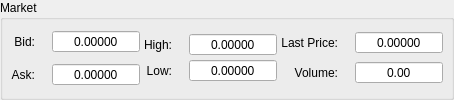
      <widget class="QGroupBox" name="marketGroupBox">
       <property name="sizePolicy">
        <sizepolicy hsizetype="Maximum" vsizetype="Maximum">
         <horstretch>0</horstretch>
         <verstretch>0</verstretch>
        </sizepolicy>
       </property>
       <property name="accessibleName">
        <string>MARKET_GROUPBOX</string>
       </property>
       <property name="accessibleDescription">
        <string>FIXED</string>
       </property>
       <property name="title">
        <string>Market</string>
       </property>
       <layout class="QGridLayout" name="gridLayout_11">
        <property name="leftMargin">
         <number>8</number>
        </property>
        <property name="topMargin">
         <number>6</number>
        </property>
        <property name="rightMargin">
         <number>8</number>
        </property>
        <property name="bottomMargin">
         <number>6</number>
        </property>
        <property name="horizontalSpacing">
         <number>4</number>
        </property>
        <property name="verticalSpacing">
         <number>6</number>
        </property>
        <item row="0" column="3">
         <widget class="QLabel" name="usdLabel2">
          <property name="sizePolicy">
           <sizepolicy hsizetype="Maximum" vsizetype="Preferred">
            <horstretch>0</horstretch>
            <verstretch>0</verstretch>
           </sizepolicy>
          </property>
          <property name="font">
           <font>
            <pointsize>11</pointsize>
            <weight>50</weight>
            <bold>false</bold>
           </font>
          </property>
          <property name="accessibleDescription">
           <string>USD_ICON</string>
          </property>
          <property name="text">
           <string/>
          </property>
          <property name="alignment">
           <set>Qt::AlignCenter</set>
          </property>
         </widget>
        </item>
        <item row="0" column="4">
         <widget class="QDoubleSpinBox" name="marketBid">
          <property name="sizePolicy">
           <sizepolicy hsizetype="Expanding" vsizetype="Fixed">
            <horstretch>0</horstretch>
            <verstretch>0</verstretch>
           </sizepolicy>
          </property>
          <property name="minimumSize">
           <size>
            <width>70</width>
            <height>0</height>
           </size>
          </property>
          <property name="accessibleName">
           <string>PRICE</string>
          </property>
          <property name="accessibleDescription">
           <string>CAN_BE_ZERO</string>
          </property>
          <property name="alignment">
           <set>Qt::AlignCenter</set>
          </property>
          <property name="readOnly">
           <bool>true</bool>
          </property>
          <property name="buttonSymbols">
           <enum>QAbstractSpinBox::NoButtons</enum>
          </property>
          <property name="prefix">
           <string/>
          </property>
          <property name="decimals">
           <number>5</number>
          </property>
          <property name="minimum">
           <double>0.000000000000000</double>
          </property>
          <property name="maximum">
           <double>999999999.000000000000000</double>
          </property>
         </widget>
        </item>
        <item row="1" column="4">
         <widget class="QDoubleSpinBox" name="marketAsk">
          <property name="sizePolicy">
           <sizepolicy hsizetype="Expanding" vsizetype="Fixed">
            <horstretch>0</horstretch>
            <verstretch>0</verstretch>
           </sizepolicy>
          </property>
          <property name="minimumSize">
           <size>
            <width>70</width>
            <height>0</height>
           </size>
          </property>
          <property name="accessibleName">
           <string>PRICE</string>
          </property>
          <property name="accessibleDescription">
           <string>CAN_BE_ZERO</string>
          </property>
          <property name="alignment">
           <set>Qt::AlignCenter</set>
          </property>
          <property name="readOnly">
           <bool>true</bool>
          </property>
          <property name="buttonSymbols">
           <enum>QAbstractSpinBox::NoButtons</enum>
          </property>
          <property name="prefix">
           <string/>
          </property>
          <property name="decimals">
           <number>5</number>
          </property>
          <property name="minimum">
           <double>0.000000000000000</double>
          </property>
          <property name="maximum">
           <double>999999999.000000000000000</double>
          </property>
         </widget>
        </item>
        <item row="1" column="3">
         <widget class="QLabel" name="usdLabel3">
          <property name="sizePolicy">
           <sizepolicy hsizetype="Maximum" vsizetype="Preferred">
            <horstretch>0</horstretch>
            <verstretch>0</verstretch>
           </sizepolicy>
          </property>
          <property name="font">
           <font>
            <pointsize>11</pointsize>
            <weight>50</weight>
            <bold>false</bold>
           </font>
          </property>
          <property name="accessibleDescription">
           <string>USD_ICON</string>
          </property>
          <property name="text">
           <string/>
          </property>
          <property name="alignment">
           <set>Qt::AlignCenter</set>
          </property>
         </widget>
        </item>
        <item row="1" column="2">
         <widget class="QLabel" name="asksLabelIndicator">
          <property name="sizePolicy">
           <sizepolicy hsizetype="Preferred" vsizetype="Preferred">
            <horstretch>0</horstretch>
            <verstretch>0</verstretch>
           </sizepolicy>
          </property>
          <property name="accessibleName">
           <string>TR00008</string>
          </property>
          <property name="text">
           <string>Ask:</string>
          </property>
          <property name="alignment">
           <set>Qt::AlignRight|Qt::AlignTrailing|Qt::AlignVCenter</set>
          </property>
         </widget>
        </item>
        <item row="0" column="2">
         <widget class="QLabel" name="bidsLabelIndicator">
          <property name="sizePolicy">
           <sizepolicy hsizetype="Preferred" vsizetype="Preferred">
            <horstretch>0</horstretch>
            <verstretch>0</verstretch>
           </sizepolicy>
          </property>
          <property name="accessibleName">
           <string>TR00009</string>
          </property>
          <property name="text">
           <string>Bid:</string>
          </property>
          <property name="alignment">
           <set>Qt::AlignRight|Qt::AlignTrailing|Qt::AlignVCenter</set>
          </property>
         </widget>
        </item>
        <item row="0" column="5" rowspan="2">
         <layout class="QGridLayout" name="highLowLayout">
          <property name="horizontalSpacing">
           <number>4</number>
          </property>
          <property name="leftMargin">
           <number>0</number>
          </property>
          <item row="1" column="0">
           <widget class="QLabel" name="label_21">
            <property name="sizePolicy">
             <sizepolicy hsizetype="Preferred" vsizetype="Preferred">
              <horstretch>0</horstretch>
              <verstretch>0</verstretch>
             </sizepolicy>
            </property>
            <property name="accessibleName">
             <string>TR00011</string>
            </property>
            <property name="text">
             <string>Low:</string>
            </property>
            <property name="alignment">
             <set>Qt::AlignRight|Qt::AlignTrailing|Qt::AlignVCenter</set>
            </property>
           </widget>
          </item>
          <item row="0" column="2">
           <widget class="QDoubleSpinBox" name="marketHigh">
            <property name="sizePolicy">
             <sizepolicy hsizetype="Expanding" vsizetype="Fixed">
              <horstretch>0</horstretch>
              <verstretch>0</verstretch>
             </sizepolicy>
            </property>
            <property name="minimumSize">
             <size>
              <width>70</width>
              <height>0</height>
             </size>
            </property>
            <property name="accessibleName">
             <string>PRICE</string>
            </property>
            <property name="accessibleDescription">
             <string>CAN_BE_ZERO</string>
            </property>
            <property name="alignment">
             <set>Qt::AlignCenter</set>
            </property>
            <property name="readOnly">
             <bool>true</bool>
            </property>
            <property name="buttonSymbols">
             <enum>QAbstractSpinBox::NoButtons</enum>
            </property>
            <property name="prefix">
             <string/>
            </property>
            <property name="decimals">
             <number>5</number>
            </property>
            <property name="minimum">
             <double>0.000000000000000</double>
            </property>
            <property name="maximum">
             <double>999999999.000000000000000</double>
            </property>
           </widget>
          </item>
          <item row="1" column="2">
           <widget class="QDoubleSpinBox" name="marketLow">
            <property name="sizePolicy">
             <sizepolicy hsizetype="Expanding" vsizetype="Fixed">
              <horstretch>0</horstretch>
              <verstretch>0</verstretch>
             </sizepolicy>
            </property>
            <property name="minimumSize">
             <size>
              <width>70</width>
              <height>0</height>
             </size>
            </property>
            <property name="accessibleName">
             <string>PRICE</string>
            </property>
            <property name="accessibleDescription">
             <string>CAN_BE_ZERO</string>
            </property>
            <property name="alignment">
             <set>Qt::AlignCenter</set>
            </property>
            <property name="readOnly">
             <bool>true</bool>
            </property>
            <property name="buttonSymbols">
             <enum>QAbstractSpinBox::NoButtons</enum>
            </property>
            <property name="prefix">
             <string/>
            </property>
            <property name="decimals">
             <number>5</number>
            </property>
            <property name="minimum">
             <double>0.000000000000000</double>
            </property>
            <property name="maximum">
             <double>999999999.000000000000000</double>
            </property>
           </widget>
          </item>
          <item row="1" column="1">
           <widget class="QLabel" name="usdLabel5">
            <property name="sizePolicy">
             <sizepolicy hsizetype="Maximum" vsizetype="Preferred">
              <horstretch>0</horstretch>
              <verstretch>0</verstretch>
             </sizepolicy>
            </property>
            <property name="font">
             <font>
              <pointsize>11</pointsize>
              <weight>50</weight>
              <bold>false</bold>
             </font>
            </property>
            <property name="accessibleDescription">
             <string>USD_ICON</string>
            </property>
            <property name="text">
             <string/>
            </property>
            <property name="alignment">
             <set>Qt::AlignCenter</set>
            </property>
           </widget>
          </item>
          <item row="0" column="0">
           <widget class="QLabel" name="label_20">
            <property name="sizePolicy">
             <sizepolicy hsizetype="Preferred" vsizetype="Preferred">
              <horstretch>0</horstretch>
              <verstretch>0</verstretch>
             </sizepolicy>
            </property>
            <property name="accessibleName">
             <string>TR00010</string>
            </property>
            <property name="text">
             <string>High:</string>
            </property>
            <property name="alignment">
             <set>Qt::AlignRight|Qt::AlignTrailing|Qt::AlignVCenter</set>
            </property>
           </widget>
          </item>
          <item row="0" column="1">
           <widget class="QLabel" name="usdLabel4">
            <property name="sizePolicy">
             <sizepolicy hsizetype="Maximum" vsizetype="Preferred">
              <horstretch>0</horstretch>
              <verstretch>0</verstretch>
             </sizepolicy>
            </property>
            <property name="font">
             <font>
              <pointsize>11</pointsize>
              <weight>50</weight>
              <bold>false</bold>
             </font>
            </property>
            <property name="accessibleDescription">
             <string>USD_ICON</string>
            </property>
            <property name="text">
             <string/>
            </property>
            <property name="alignment">
             <set>Qt::AlignCenter</set>
            </property>
           </widget>
          </item>
         </layout>
        </item>
        <item row="0" column="10" rowspan="2" colspan="5">
         <layout class="QGridLayout" name="gridLayout_16">
          <property name="horizontalSpacing">
           <number>4</number>
          </property>
          <property name="verticalSpacing">
           <number>6</number>
          </property>
          <property name="leftMargin">
           <number>0</number>
          </property>
          <property name="topMargin">
           <number>0</number>
          </property>
          <item row="0" column="1">
           <widget class="QLabel" name="usdLabel6">
            <property name="sizePolicy">
             <sizepolicy hsizetype="Maximum" vsizetype="Preferred">
              <horstretch>0</horstretch>
              <verstretch>0</verstretch>
             </sizepolicy>
            </property>
            <property name="font">
             <font>
              <pointsize>11</pointsize>
              <weight>50</weight>
              <bold>false</bold>
             </font>
            </property>
            <property name="accessibleDescription">
             <string>USD_ICON</string>
            </property>
            <property name="text">
             <string/>
            </property>
            <property name="alignment">
             <set>Qt::AlignCenter</set>
            </property>
           </widget>
          </item>
          <item row="0" column="0">
           <widget class="QLabel" name="label_24">
            <property name="sizePolicy">
             <sizepolicy hsizetype="Preferred" vsizetype="Preferred">
              <horstretch>0</horstretch>
              <verstretch>0</verstretch>
             </sizepolicy>
            </property>
            <property name="accessibleName">
             <string>TR00012</string>
            </property>
            <property name="text">
             <string>Last Price:</string>
            </property>
            <property name="alignment">
             <set>Qt::AlignRight|Qt::AlignTrailing|Qt::AlignVCenter</set>
            </property>
           </widget>
          </item>
          <item row="0" column="2">
           <widget class="QDoubleSpinBox" name="marketLast">
            <property name="sizePolicy">
             <sizepolicy hsizetype="Expanding" vsizetype="Fixed">
              <horstretch>0</horstretch>
              <verstretch>0</verstretch>
             </sizepolicy>
            </property>
            <property name="minimumSize">
             <size>
              <width>70</width>
              <height>0</height>
             </size>
            </property>
            <property name="accessibleName">
             <string>PRICE</string>
            </property>
            <property name="accessibleDescription">
             <string>CAN_BE_ZERO</string>
            </property>
            <property name="alignment">
             <set>Qt::AlignCenter</set>
            </property>
            <property name="readOnly">
             <bool>true</bool>
            </property>
            <property name="buttonSymbols">
             <enum>QAbstractSpinBox::NoButtons</enum>
            </property>
            <property name="prefix">
             <string/>
            </property>
            <property name="decimals">
             <number>5</number>
            </property>
            <property name="minimum">
             <double>0.000000000000000</double>
            </property>
            <property name="maximum">
             <double>999999999.000000000000000</double>
            </property>
           </widget>
          </item>
          <item row="1" column="2">
           <widget class="QDoubleSpinBox" name="marketVolume">
            <property name="sizePolicy">
             <sizepolicy hsizetype="Expanding" vsizetype="Fixed">
              <horstretch>0</horstretch>
              <verstretch>0</verstretch>
             </sizepolicy>
            </property>
            <property name="minimumSize">
             <size>
              <width>70</width>
              <height>0</height>
             </size>
            </property>
            <property name="alignment">
             <set>Qt::AlignCenter</set>
            </property>
            <property name="readOnly">
             <bool>true</bool>
            </property>
            <property name="buttonSymbols">
             <enum>QAbstractSpinBox::NoButtons</enum>
            </property>
            <property name="specialValueText">
             <string/>
            </property>
            <property name="prefix">
             <string/>
            </property>
            <property name="decimals">
             <number>2</number>
            </property>
            <property name="minimum">
             <double>0.000000000000000</double>
            </property>
            <property name="maximum">
             <double>999999999.000000000000000</double>
            </property>
            <property name="singleStep">
             <double>0.100000000000000</double>
            </property>
           </widget>
          </item>
          <item row="1" column="1">
           <widget class="QLabel" name="btcLabel4">
            <property name="sizePolicy">
             <sizepolicy hsizetype="Maximum" vsizetype="Preferred">
              <horstretch>0</horstretch>
              <verstretch>0</verstretch>
             </sizepolicy>
            </property>
            <property name="font">
             <font>
              <pointsize>11</pointsize>
              <weight>50</weight>
              <bold>false</bold>
             </font>
            </property>
            <property name="accessibleDescription">
             <string>BTC_ICON</string>
            </property>
            <property name="text">
             <string/>
            </property>
            <property name="alignment">
             <set>Qt::AlignCenter</set>
            </property>
           </widget>
          </item>
          <item row="1" column="0">
           <widget class="QLabel" name="marketVolumeLabel">
            <property name="sizePolicy">
             <sizepolicy hsizetype="Preferred" vsizetype="Preferred">
              <horstretch>0</horstretch>
              <verstretch>0</verstretch>
             </sizepolicy>
            </property>
            <property name="accessibleName">
             <string>TR00013</string>
            </property>
            <property name="text">
             <string>Volume:</string>
            </property>
            <property name="alignment">
             <set>Qt::AlignRight|Qt::AlignTrailing|Qt::AlignVCenter</set>
            </property>
           </widget>
          </item>
         </layout>
        </item>
       </layout>
      </widget>
